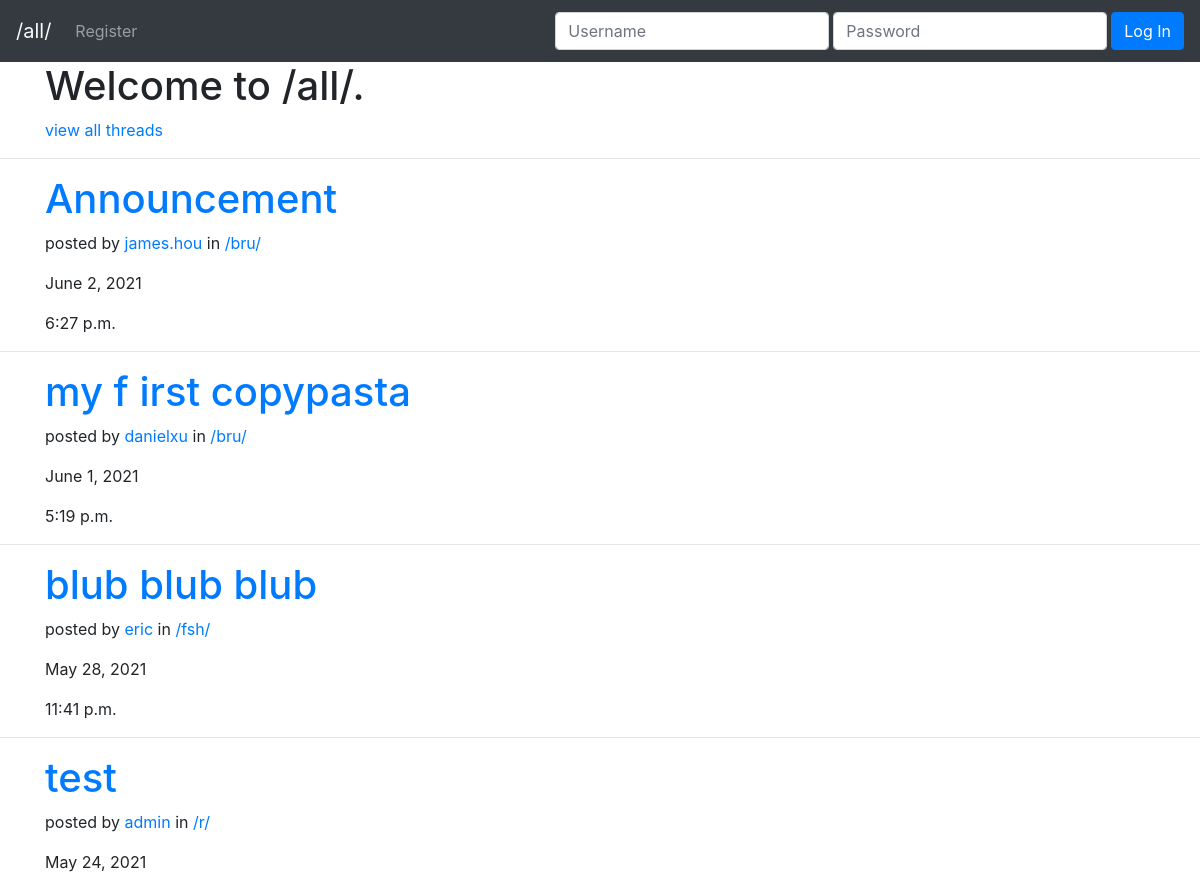
/all/ (upper part), run on an earlier commit of the app's database.
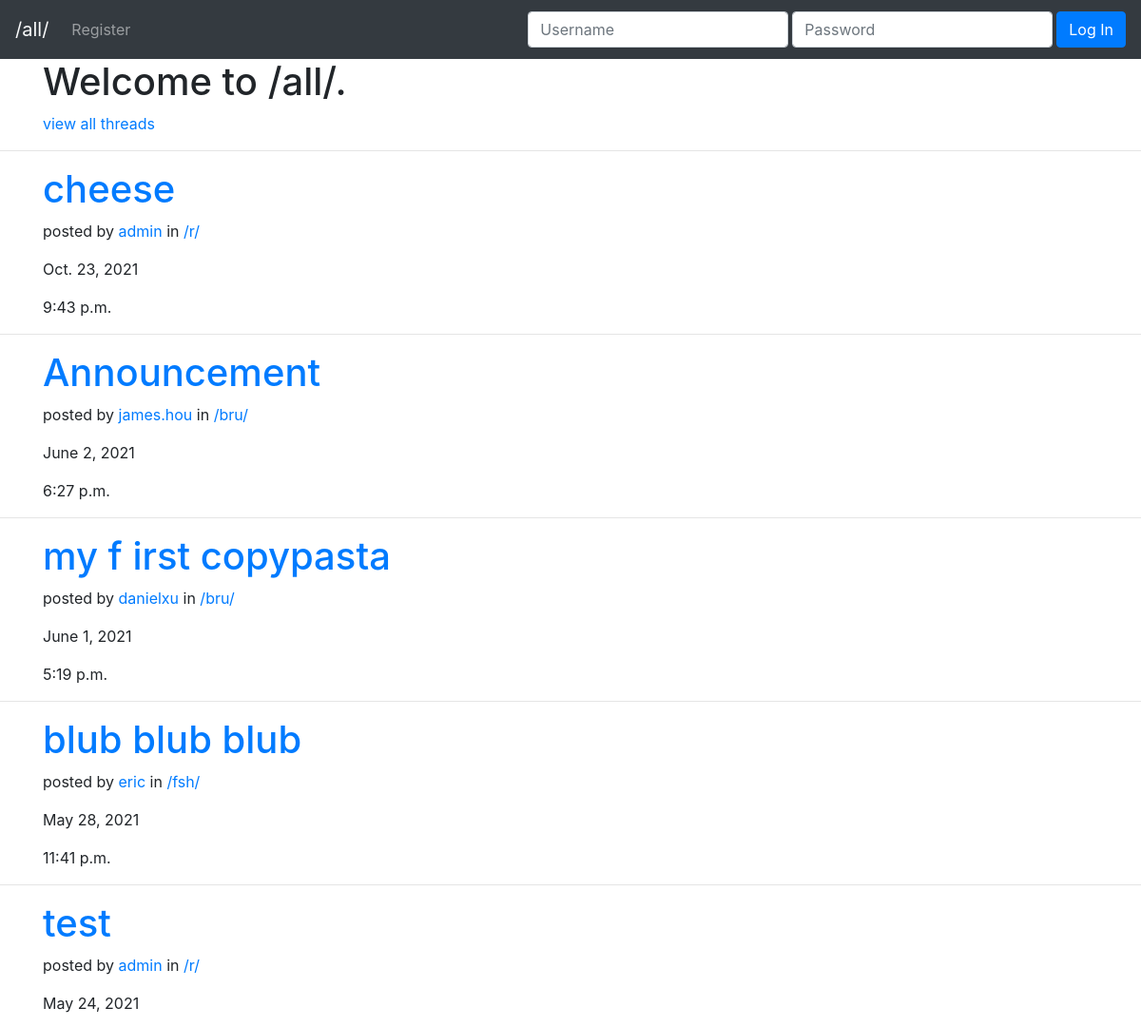
And on a later commit of the database.
### post/models.py (models this page shows, shortened)
class Post(models.Model):
    id = models.BigAutoField(primary_key=True)
    userPosted = models.ForeignKey(User, on_delete=models.CASCADE,null=True, blank=True)
    thread = models.ForeignKey(Thread, on_delete=models.CASCADE,null=True, blank=True)
    title = models.CharField(max_length=30)
    content = models.CharField(max_length=2000)
    pub_date = models.DateTimeField('date published')

class Thread(models.Model):
    title = models.TextField(max_length=3)

### post/views.py (the view, shortened to what this page needs)
# urls.py: path('all/', views.MainPage.as_view()),
class MainPage(View):
    def get(self, request):
        post_objects = Post.objects.order_by('-pub_date')
        context = {'post_objects': post_objects}
        return render(request, 'post/index.html', context)

### post/templates/post/index.html (shortened to what this page needs)
<!DOCTYPE html>
<html lang="en">
<head>
    <link rel="stylesheet" href="https://maxcdn.bootstrapcdn.com/bootstrap/4.0.0/css/bootstrap.min.css" />
</head>
<body>
    <nav class="navbar navbar-expand-lg navbar-dark bg-dark">
        <a class="navbar-brand text-light" href="/all/">/all/</a>
        {% if user.is_authenticated %}
        <div class="collapse navbar-collapse" id="navbarText">
            <ul class="navbar-nav mr-auto">
                <li class="nav-item">
                    <a class="nav-link" href="/new/">Create Post</a>
                </li>
                <li class="nav-item">
                    <a class="nav-link" href="/new/thread">Create Thread</a>
                </li>
            </ul>
            <span class="navbar-text mr-3">
                Welcome, <a href="/profile/{{user.id}}">{{user}}</a>!
            </span>
            <form class="form-inline" action="" method="POST">
                {% csrf_token %}
                <input type="hidden" name="logout" value="logout"></input>
                <button type="submit" class="btn btn-danger">Logout</button>
            </form>
        </div>
        {% else %}
        <div class="collapse navbar-collapse" id="navbarText">
            <ul class="navbar-nav mr-auto">
                <li class="nav-item">
                    <a class="nav-link" href="/register/">Register</a>
                </li>
            </ul>
            <form class="form-inline ml-auto" action="" method="POST">
                <input type="text" class="form-control mr-1 my-1" name="username" id="username" placeholder="Username" required />
                <input type="password" class="form-control mr-1 my-1" name="password" id="password" placeholder="Password" required />
                <button class="btn btn-primary my-2 my-sm-0" type="submit">
                    Log In
                </button>
            </form>
        </div>
        {% endif %}
    </nav>
    <div class="container">
        <h1>Welcome to /all/.</h1>
        <a href="/threads/">view all threads</a>
    </div>
    <hr />
    {% for post in post_objects %}
    <div class="container">
        <h1><a href="/posts/{{post.id}}">{{post.title}}</a></h1>
        <p>posted by <a href="/profile/{{post.userPosted.id}}/">{{post.userPosted}}</a> in <a href="/threads/{{post.thread.id}}">/{{post.thread.title}}/</a></p>
        <p>{{post.pub_date.date}}</p>
        <p>{{post.pub_date.time}}</p>
    </div>
    <hr />
    {% endfor %}
</body>
</html>

What changed in the data, as far as the page shows it:
added Post: title "cheese", userPosted "admin", thread "r", pub_date "Oct. 23, 2021", pub_date.time "9:43 p.m."
